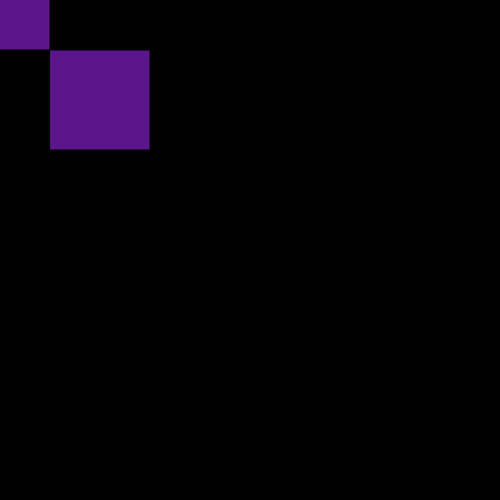
Frame 1 (no input)
Frame 60 (no input): identical to frame 1, image omitted
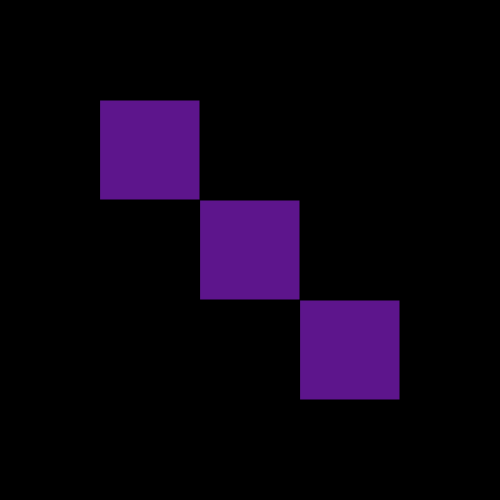
Frame 120 (the mouse pressed at the canvas centre since frame 60)

The p5.js sketch that drew these frames (run headless with seeded random() and noise() and a simulated clock; from frame 60 on, the mouse is pressed at the canvas centre):

// p5.js sketch
// ── sketch.js
function setup(){
    createCanvas(500,500);
    rectMode(CENTER);
}

function draw(){
    background(0);
    fill(93,21,140);
    square(mouseX,mouseY,100);
    square(mouseX-100,mouseY-100,100);
    square(mouseX+100,mouseY+100,100);
}
